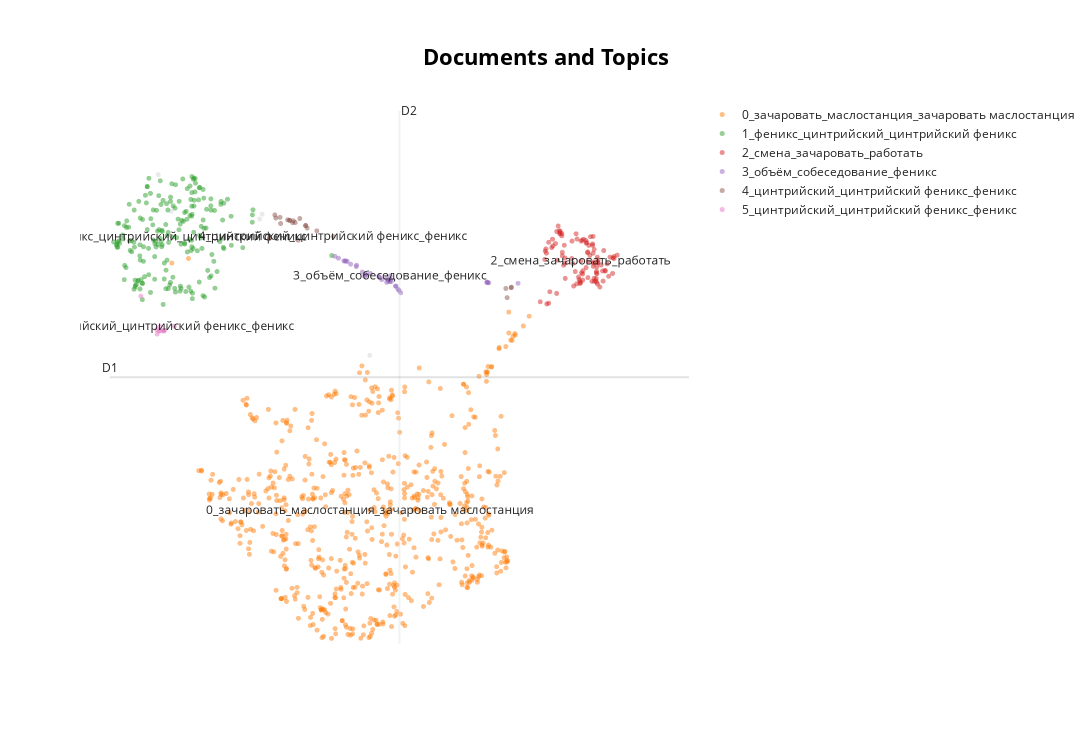

The cell this chart's notebook holds for it:
### Markdown cell above
### Подгрузка моделей и тематик

Для подгрузки модели и тематик используется встроенная в BERTopic реализация

### Code cell
from src.topic_engine import Tengine

"""
seed_topic_list - аргумент, позволяющий задать возможные для кластеризации тематики в форме строк
seed_topic_list: list[list[str]]
"""
def load_topics(path: str) -> list[list[str]]:
    try:
        with open(path, 'r', encoding='utf-8') as f:
            topics = json.load(f)
            return topics
    except FileNotFoundError:
        raise FileNotFoundError(f"Topics file not found at {path}")


tengine = Tengine(docs, edited, seed_topic_list=load_topics("../models/topics/good_one.json"))

tengine.load_model("../models/good_one.pkl")

topics, probs = tengine.fit_transform()
tengine.model.visualize_documents(edited).show()
